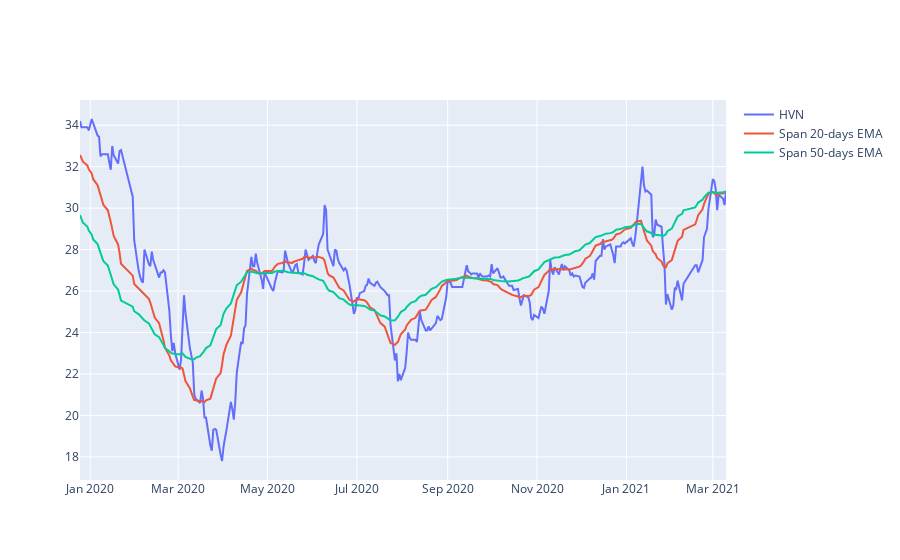

Notebook source saved alongside this figure:
### Code cell
#plot linechart for HPG price
short_rolling = df['<Close>'].rolling(window=20).mean()

ema_long = df['<Close>'].ewm(span=50, adjust=False).mean()
ema_short = df['<Close>'].ewm(span=20, adjust=False).mean()
line_price = df['<Close>']
fig = go.Figure()
#px.line(df_hpg, x='datetime', y='<Close>', labels={'x':'Date', 'y':'Price'})

fig.add_trace(go.Scatter(x=df.datetime, y=line_price, 
                        mode='lines', name='HVN'))

fig.add_trace(go.Scatter(x=df.datetime, y=ema_short, 
                        mode='lines', name='Span 20-days EMA'))

fig.add_trace(go.Scatter(x=df.datetime, y=ema_long, 
                        mode='lines', name='Span 50-days EMA'))

### Figure 1 — Plotly figure (JSON) as saved in the notebook; plotly's stock layout.template omitted (floating-point values rounded to 4 significant figures; data arrays with more than 128 entries replaced by an {"elided": "..."} marker saying what was removed)
{"data": [{"mode": "lines", "name": "HVN", "type": "scatter", "x": {"elided": "300 str values"}, "y": {"elided": "300 float values"}}, {"mode": "lines", "name": "Span 20-days EMA", "type": "scatter", "x": {"elided": "300 str values"}, "y": {"elided": "300 float values"}}, {"mode": "lines", "name": "Span 50-days EMA", "type": "scatter", "x": {"elided": "300 str values"}, "y": {"elided": "300 float values"}}], "layout": {}}
